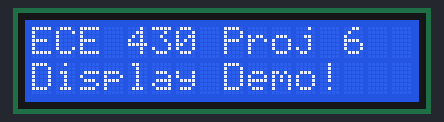
Recording of a sketch running on a simulated Arduino Uno, built with avr-gcc and run on an emulated ATmega328P. Shown: 16×2 character LCD.

Above: at 0.1 s.
At 4.1 s:
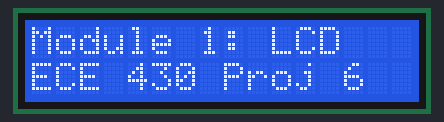
At 6.1 s:
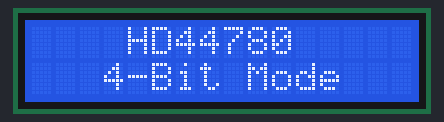

Measured:
- what the display in image 1 shows lasts 2.0 s, from 4.1 s to 6.1 s

The sketch:

CharacterLCD.ino
```cpp
#include <LiquidCrystal.h>

constexpr uint8_t rs = 12, en = 13, d4 = 5, d5 = 4, d6 = 3, d7 = 2;

LiquidCrystal lcd(rs, en, d4, d5, d6, d7);

void setup() {
  // Initialize with LCD's number of columns and rows:
  lcd.begin(16, 2);

  // Print an initial static welcome message
  lcd.setCursor(0, 0);          // Column 0, Row 0
  lcd.print("ECE 430 Proj 6");
  lcd.setCursor(0, 1);          // Column 0, Row 1
  lcd.print("Display Demo!");
  delay(4000);                  // Hold message for 4 seconds
}

void loop() {
  // Clear the screen to show changing content
  lcd.clear();
  lcd.setCursor(0, 0);
  lcd.print("Module 1: LCD");
  lcd.setCursor(0, 1);
  lcd.print("ECE 430 Proj 6");
  delay(2000);

  // Centering can be done manually (or algorithmically)
  lcd.clear();
  lcd.setCursor(0, 0);
  lcd.print("    HD44780");
  lcd.setCursor(3, 1);
  lcd.print("4-Bit Mode");
  delay(2000);
}
```
